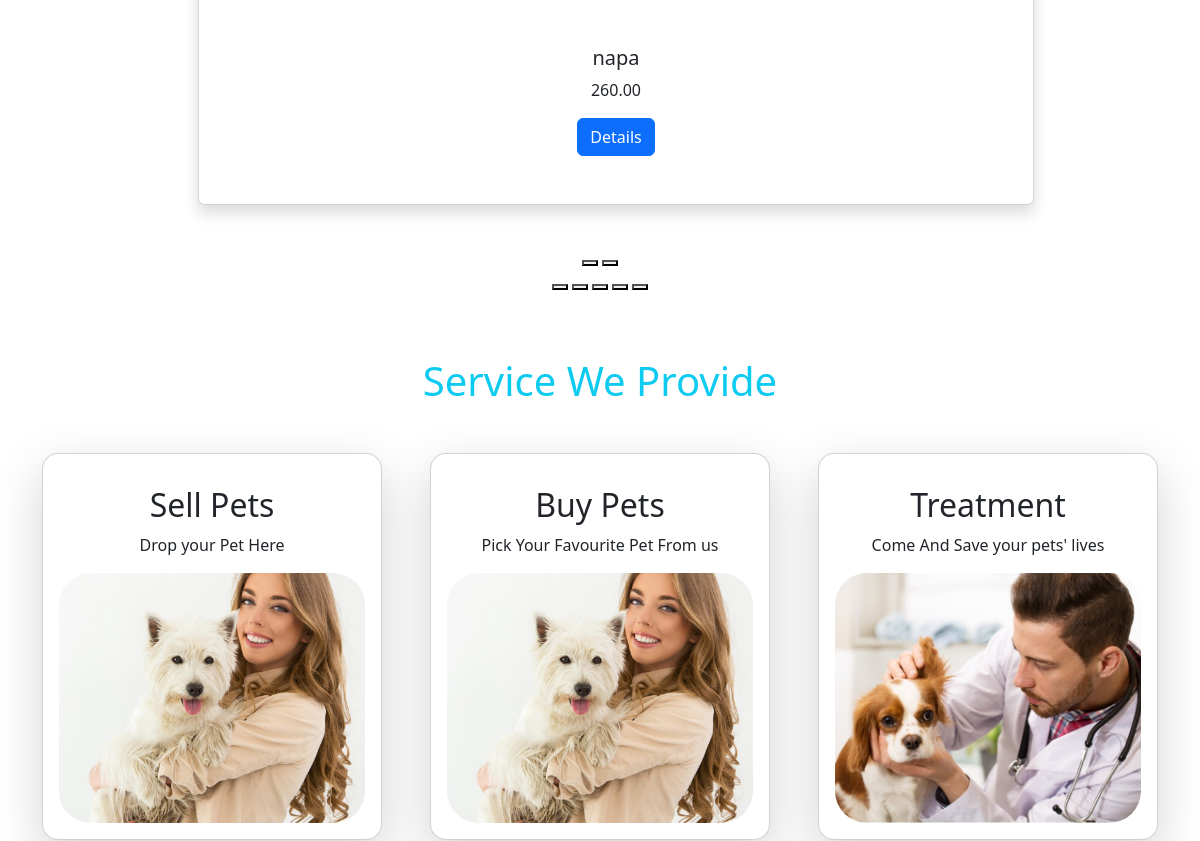
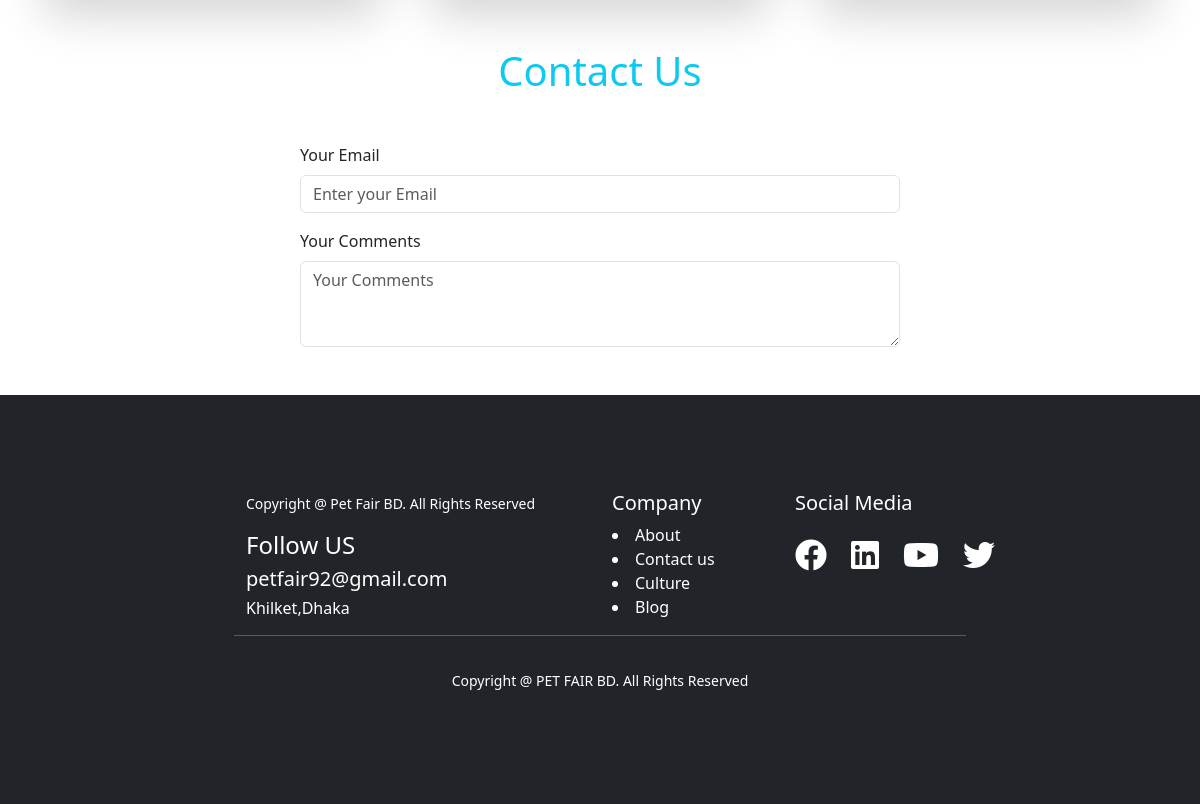
The app's page / (lower part), older data (2 pictures, top to bottom).
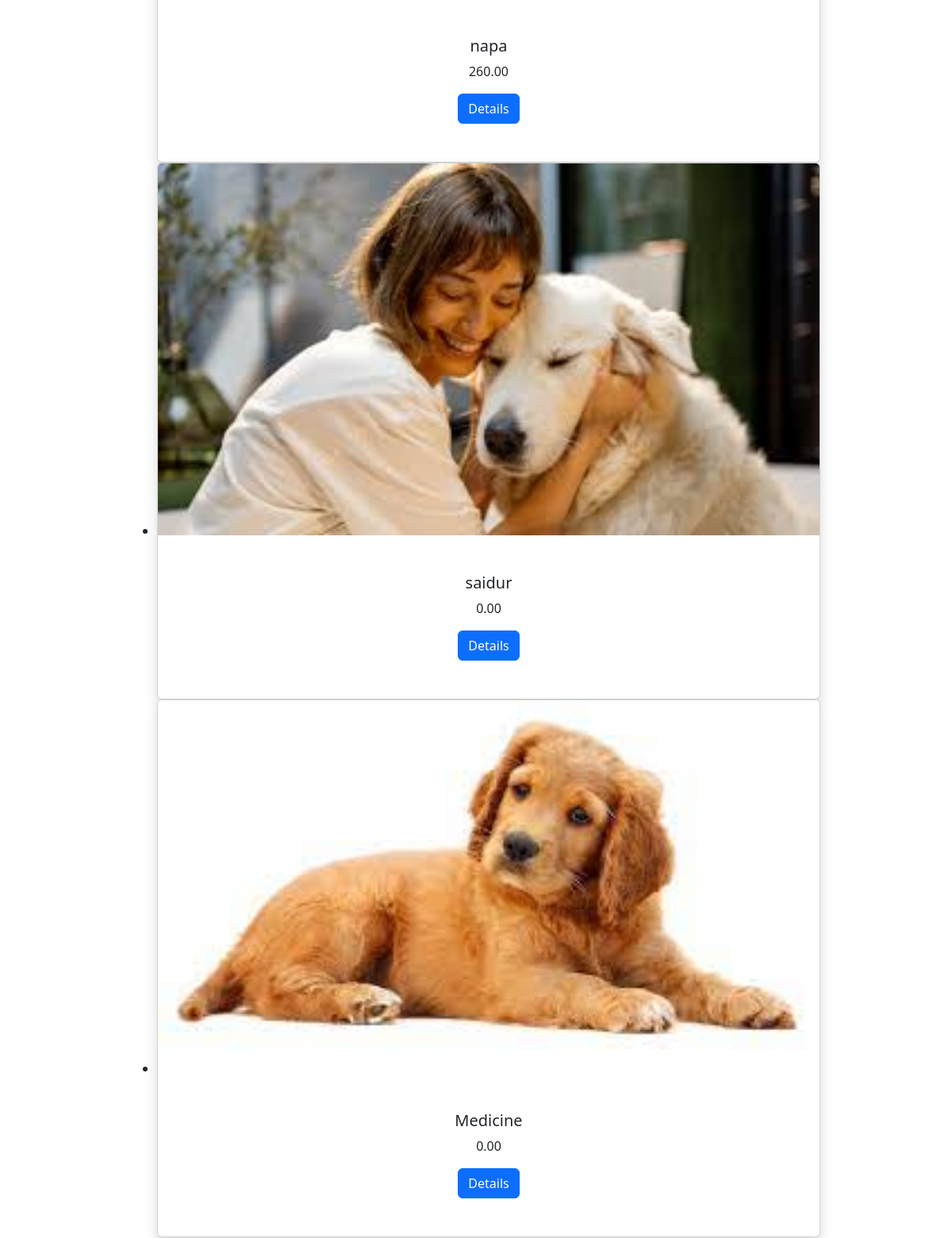
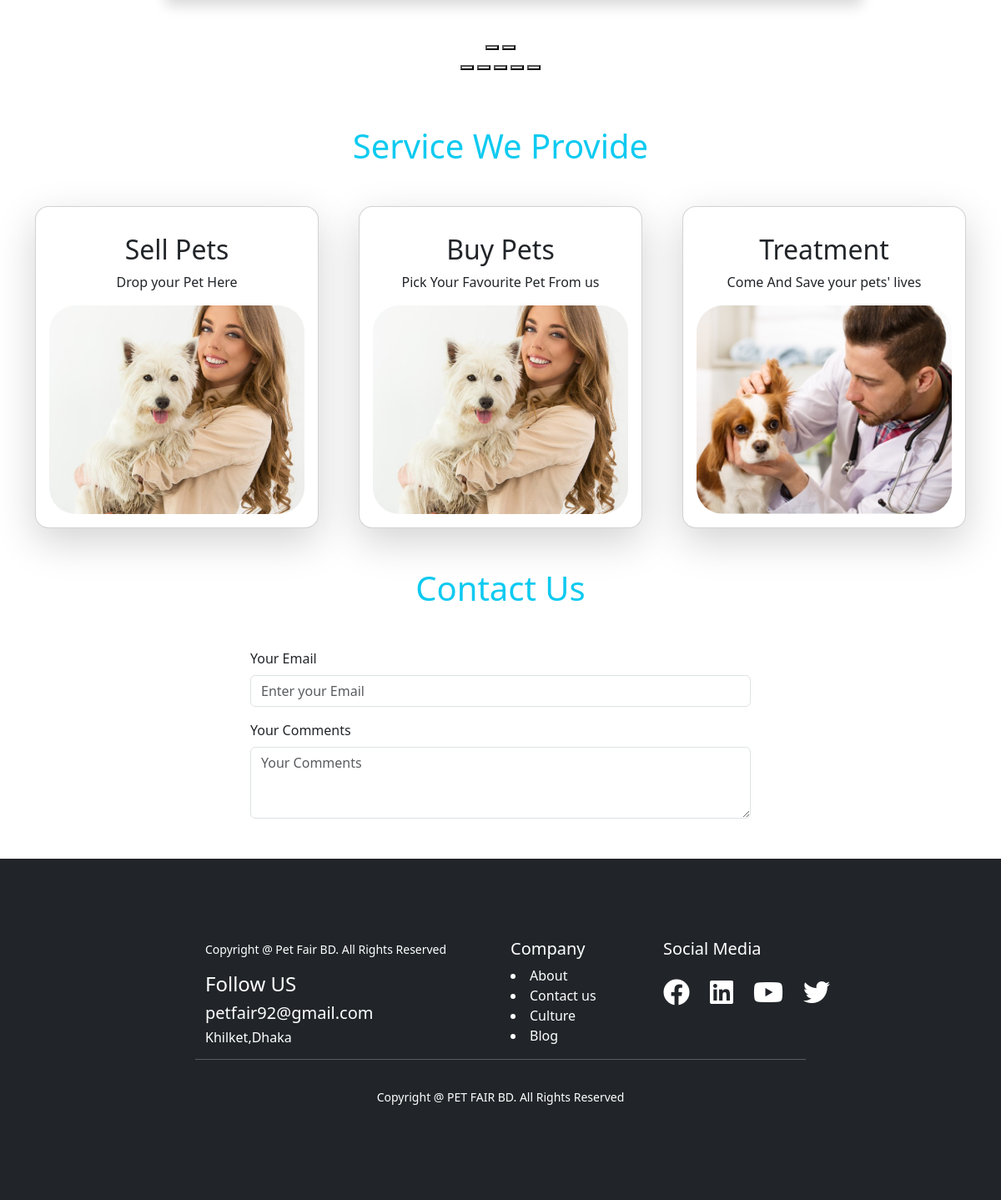
The same page, newer data (2 pictures, top to bottom).
### pet/models.py (models this page shows, shortened)
class Pet(models.Model):
    name=models.CharField(max_length=50)
    user=models.ForeignKey(User,on_delete=models.CASCADE,null=True,blank=True)
    description=models.TextField()
    category=models.ManyToManyField(Category,related_name='pets')
    price = models.DecimalField(decimal_places=2,max_digits=12,default=0)
    image = models.ImageField(upload_to='pet/images',null=True,blank=True)
    availability=models.BooleanField(default=True)

### pet_fair_bd/views.py (the view)
# urls.py: 2. Add a URL to urlpatterns:  path('', views.home, name='home')
def home(request):
    data = Pet.objects.all()
    return render(request, 'home.html', {'data': data})

### core/templates/home.html (shortened to what this page needs)
{% extends "base.html" %}
{% load static %}
{% block content %}
<div class="service-container text-center  p-3 mt-5 w-75 m-auto">
        <div
          class="swiffy-slider slider-item-show2 slider-item-reveal slider-nav-outside slider-nav-round slider-nav-visible slider-indicators-outside slider-indicators-round slider-indicators-dark slider-nav-animation slider-nav-animation-fadein slider-item-first-visible"
        >
          <ul id="service-container" class="slider-container py-4">
            {% for i in data %}
              <li>
                <div class="card shadow h-100">
                <div class="ratio ratio-16x9">
                    <img src="{{i.image.url}}" class="card-img-top" loading="lazy" alt="...">
                </div>
                <div class="card-body  p-3 p-xl-5">
                    <h3 class="card-title h5">{{i.name}}</h3>
                    <p class="card-text">{{i.price}}</p>
                    <a href="#" class="btn btn-primary">Details</a>
                </div>
            </div>
            </li>
            {% endfor %}
          </ul>
          <button
            type="button"
            class="slider-nav"
            aria-label="Go left"
          ></button>
          <button
            type="button"
            class="slider-nav slider-nav-next"
            aria-label="Go left"
          ></button>
          <div class="slider-indicators">
            <button class="active" aria-label="Go to slide"></button>
            <button aria-label="Go to slide"></button>
            <button aria-label="Go to slide"></button>
            <button aria-label="Go to slide"></button>
            <button aria-label="Go to slide"></button>
          </div>
        </div>
      </div>
<div class="container service my-5">
    <h1 class="text-center mb-5 text-info">Service We Provide</h1>
    <div class="row row-cols-1 row-cols-md-3 g-5">
  <div class="col">
    <div class="card shadow-lg p-3 rounded-4">
      <div class="card-body">
        <h2 class="card-title text-center">Sell Pets</h2>
        <p class="card-text text-center">Drop your Pet Here</p>
      </div>
      <img src="{% static "img/service2.jpg" %}" class="card-img-top img-fluid rounded-5 w-100" alt="..." style="object-fit: cover; height: 250px;">
    </div>
  </div>
  <div class="col">
    <div class="card shadow-lg p-3 rounded-4">
      <div class="card-body">
        <h2 class="card-title text-center">Buy Pets</h2>
        <p class="card-text text-center">Pick Your Favourite Pet From us</p>
      </div>
      <img src="{% static "img/service2.jpg" %}" class="card-img-top img-fluid rounded-5" alt="..." style="object-fit: cover; height: 250px;">
    </div>
  </div>
  <div class="col">
    <div class="card shadow-lg p-3 rounded-4">
      <div class="card-body">
        <h2 class="card-title text-center">Treatment</h2>
        <p class="card-text text-center">Come And Save your pets' lives</p>
      </div>
      <img src="{% static "img/service1.jpg" %}" class="card-img-top img-fluid rounded-5" alt="..." style="object-fit: cover; height: 250px;">
    </div>
  </div>
</div>
</div>
<div class="contact-container my-5">
    <h1 class="text-center my-5 text-info">Contact Us</h1>
    <div class="w-50 mx-auto">
    <div class="mb-3">
  <label for="exampleFormControlInput1" class="form-label">Your Email</label>
  <input type="email" class="form-control" id="exampleFormControlInput1" placeholder="Enter your Email">
</div>
<div class="mb-3">
  <label for="exampleFormControlTextarea1" class="form-label">Your Comments</label>
  <textarea class="form-control" id="exampleFormControlTextarea1" rows="3" placeholder="Your Comments"></textarea>
</div>
</div>
</div>
{% endblock content %}

Row changes from the older to the newer data that the page shows:
added Pet: image (picture), name "saidur", price "0.00"
added Pet: image (picture), name "Medicine", price "0.00"
